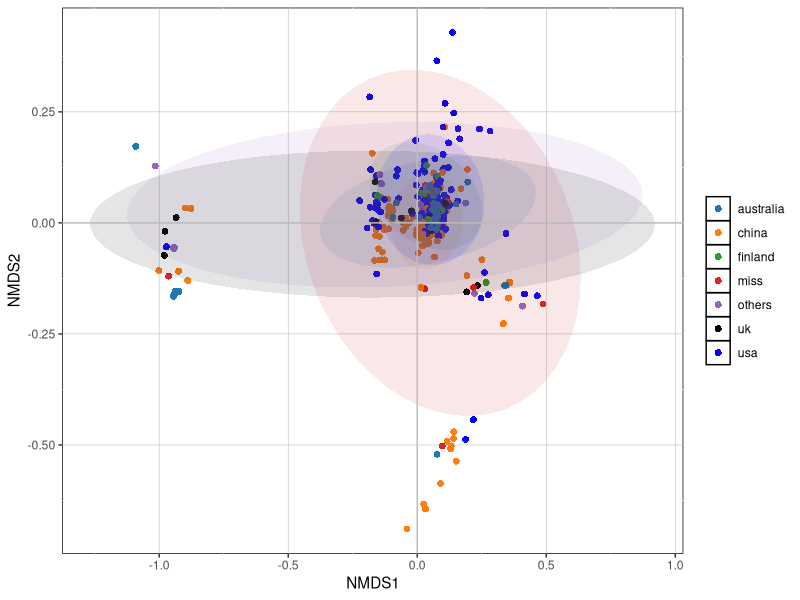

This figure's R source:
data <- read.delim("Figure S4.txt", row.names = 1, sep = '\t', stringsAsFactors = FALSE, check.names = FALSE)
library(vegan)

bray_dis <- vegdist(data, method = 'bray')
nmds_dis <- metaMDS(bray_dis, k = 2)
nmds_dis_species <- wascores(nmds_dis$points, data)

library(ggplot2)
nmds_data <- scores(nmds_dis)
nmds_dis <- as.data.frame(nmds_data)

nmds_dis$name <- rownames(nmds_dis)
map<-read.table("zhushi.txt",header=T,sep="\t",row.names=1)
merged=merge(nmds_dis,map,by="row.names",all.x=TRUE)

custom_colors <- c("#1f77b4", "#ff7f0e", "#2ca02c", "#d62728", "#9467bd", "black", "blue")

ggplot(data = merged, aes(NMDS1, NMDS2)) +
  geom_point(size = 2, aes(color = factor(location), shape = factor(location))) +
  stat_ellipse(aes(fill = factor(location)), geom = 'polygon', level = 0.95, alpha = 0.1, show.legend = FALSE) +
  scale_color_manual(values = custom_colors) +  
  scale_fill_manual(values = custom_colors) +  
  scale_shape_manual(values = c(16, 16, 16, 16, 16, 16, 16)) + 
  theme(panel.grid.major = element_line(color = 'gray', size = 0.2),
        panel.background = element_rect(color = 'black', fill = 'transparent'), 
        plot.title = element_text(hjust = 0.5),
        legend.title = element_blank()) +
  geom_vline(xintercept = 0, color = 'gray', size = 0.5) +
  geom_hline(yintercept = 0, color = 'gray', size = 0.5) +
  geom_text(data = merged, aes(label = Row.names, x = NMDS1, y = NMDS2), alpha = 0, check_overlap = TRUE)    

